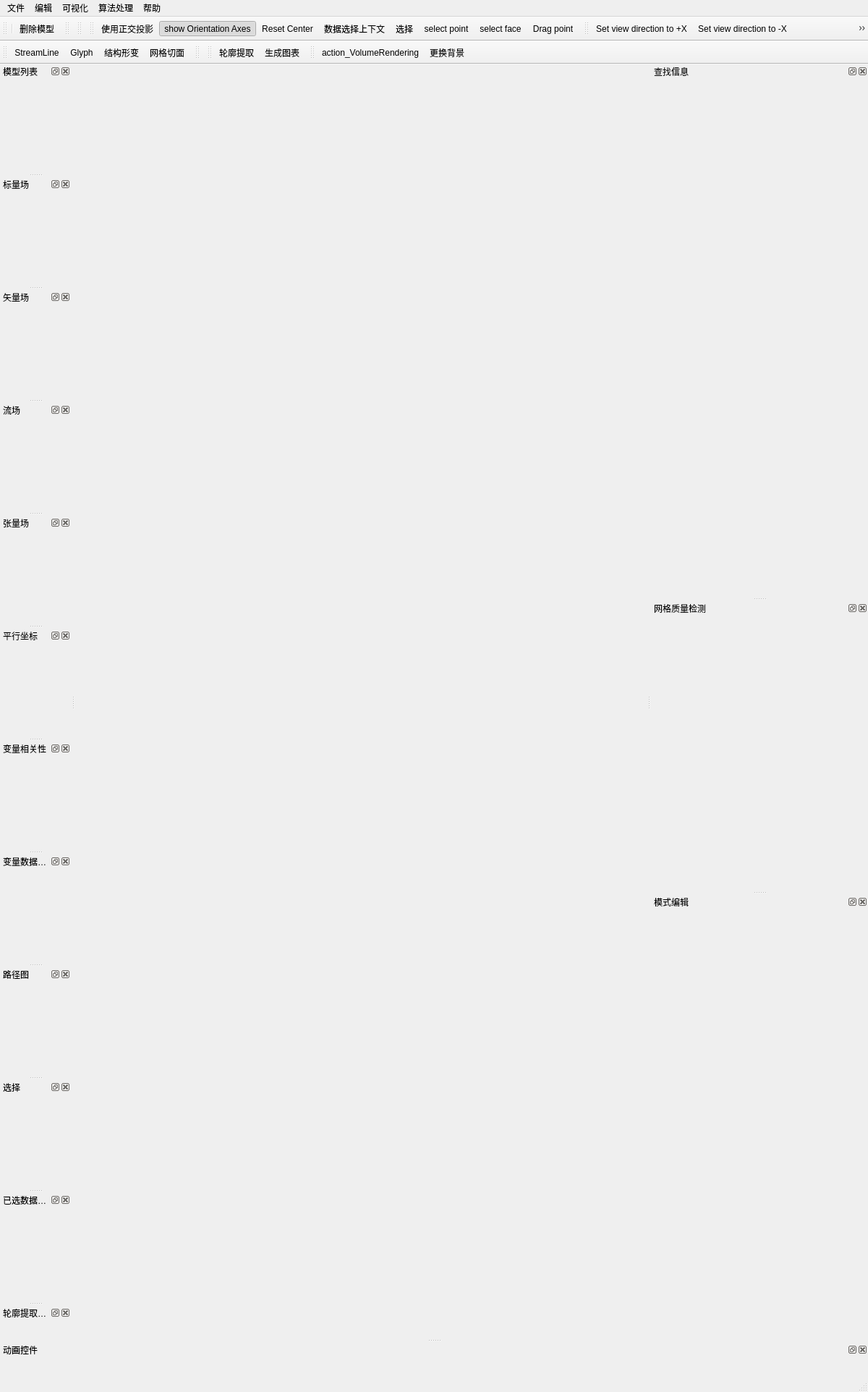
<?xml version="1.0" encoding="UTF-8"?>
<ui version="4.0">
 <class>MainWindow</class>
 <widget class="QMainWindow" name="MainWindow">
  <property name="geometry">
   <rect>
    <x>0</x>
    <y>0</y>
    <width>1200</width>
    <height>1906</height>
   </rect>
  </property>
  <property name="sizePolicy">
   <sizepolicy hsizetype="Preferred" vsizetype="Preferred">
    <horstretch>0</horstretch>
    <verstretch>0</verstretch>
   </sizepolicy>
  </property>
  <property name="windowTitle">
   <string>MainWindow</string>
  </property>
  <property name="windowIcon">
   <iconset resource="../iGameQtMainWindow.qrc">
    <normaloff>:/Ticon/Icons/iGameLogo.png</normaloff>:/Ticon/Icons/iGameLogo.png</iconset>
  </property>
  <property name="styleSheet">
   <string/>
  </property>
  <widget class="QWidget" name="centralwidget">
   <property name="minimumSize">
    <size>
     <width>185</width>
     <height>350</height>
    </size>
   </property>
   <layout class="QGridLayout" name="gridLayout">
    <item row="0" column="0">
     <widget class="QWidget" name="widget" native="true">
      <widget class="igQtColorBarWidget" name="widget_2" native="true">
       <property name="geometry">
        <rect>
         <x>160</x>
         <y>290</y>
         <width>120</width>
         <height>80</height>
        </rect>
       </property>
      </widget>
     </widget>
    </item>
   </layout>
  </widget>
  <widget class="QStatusBar" name="statusbar"/>
  <widget class="QMenuBar" name="menuBar">
   <property name="geometry">
    <rect>
     <x>0</x>
     <y>0</y>
     <width>1200</width>
     <height>26</height>
    </rect>
   </property>
   <widget class="QMenu" name="menu_file">
    <property name="title">
     <string>文件</string>
    </property>
    <widget class="QMenu" name="menu_RecentFiles">
     <property name="title">
      <string>最近文件</string>
     </property>
     <addaction name="action_TmpFile"/>
    </widget>
    <addaction name="action_LoadFile"/>
    <addaction name="menu_RecentFiles"/>
    <addaction name="separator"/>
    <addaction name="action_SaveMesh"/>
    <addaction name="action_SaveMeshAs"/>
    <addaction name="separator"/>
    <addaction name="separator"/>
    <addaction name="action_SaveScreenShot"/>
    <addaction name="action_SaveAnimation"/>
    <addaction name="separator"/>
    <addaction name="separator"/>
    <addaction name="separator"/>
    <addaction name="action_compress"/>
    <addaction name="separator"/>
    <addaction name="separator"/>
    <addaction name="action_SetThreadNum"/>
   </widget>
   <widget class="QMenu" name="menu_view">
    <property name="title">
     <string>可视化</string>
    </property>
    <widget class="QMenu" name="menu_Preview">
     <property name="title">
      <string>预览</string>
     </property>
     <addaction name="action_1280x720"/>
     <addaction name="action_1280x800"/>
     <addaction name="action_1280x1024"/>
     <addaction name="action_1600x900"/>
     <addaction name="action_1920x1080"/>
     <addaction name="action_3840x2160"/>
     <addaction name="separator"/>
     <addaction name="action_CustomView"/>
    </widget>
    <widget class="QMenu" name="menu_clip">
     <property name="title">
      <string>切割</string>
     </property>
     <addaction name="action_ResetClipping"/>
     <addaction name="separator"/>
     <addaction name="action_BoxClipping"/>
     <addaction name="action_PlaneClipping"/>
     <addaction name="action_BoxClipping_Better"/>
     <addaction name="action_PlaneClipping_Better"/>
    </widget>
    <widget class="QMenu" name="menu_DataAnalysis">
     <property name="title">
      <string>数据分析</string>
     </property>
     <addaction name="action_VariableCorrelation"/>
     <addaction name="action_VariableDensity"/>
     <addaction name="action_ParallelCoordinates"/>
     <addaction name="action_DataChange"/>
    </widget>
    <addaction name="action_Scalar"/>
    <addaction name="action_Vector"/>
    <addaction name="action_Tensor"/>
    <addaction name="action_StrucDeformation"/>
    <addaction name="action_FlowField"/>
    <addaction name="action_ExportAnimation"/>
    <addaction name="menu_DataAnalysis"/>
    <addaction name="action_QualityDetection"/>
    <addaction name="menu_clip"/>
    <addaction name="separator"/>
    <addaction name="separator"/>
    <addaction name="action_ColorMap"/>
    <addaction name="separator"/>
    <addaction name="menu_Preview"/>
    <addaction name="action_FullScreen"/>
   </widget>
   <widget class="QMenu" name="menu_filters">
    <property name="title">
     <string>算法处理</string>
    </property>
    <addaction name="action_EditMode"/>
    <addaction name="action_LaSmoothing"/>
    <addaction name="action_Simplification"/>
    <addaction name="action_Parameterization"/>
    <addaction name="action_Subdivision"/>
    <addaction name="action_Remeshing"/>
    <addaction name="action_Delaunay"/>
   </widget>
   <widget class="QMenu" name="menu_help">
    <property name="title">
     <string>帮助</string>
    </property>
    <addaction name="action_AiChat"/>
    <addaction name="separator"/>
    <addaction name="action_About"/>
    <addaction name="action_ContactUs"/>
   </widget>
   <widget class="QMenu" name="menu_edit">
    <property name="title">
     <string>编辑</string>
    </property>
    <widget class="QMenu" name="menu_ChangeEditModel">
     <property name="title">
      <string>模式选择</string>
     </property>
     <addaction name="action_ModelEdit"/>
     <addaction name="action_ModelView"/>
     <addaction name="action_ModelPick"/>
     <addaction name="action_ModelCut"/>
    </widget>
    <addaction name="menu_ChangeEditModel"/>
    <addaction name="action_SearchInfo"/>
    <addaction name="separator"/>
    <addaction name="separator"/>
    <addaction name="action_ClearInfomation"/>
    <addaction name="action_ResetView"/>
    <addaction name="action_ResetViewByBoundingBox"/>
    <addaction name="action_ResetBackground"/>
    <addaction name="separator"/>
    <addaction name="action_Settings"/>
    <addaction name="action_ResetSettings"/>
    <addaction name="separator"/>
    <addaction name="action_RenameWindow"/>
    <addaction name="action_FullWindow"/>
   </widget>
   <addaction name="menu_file"/>
   <addaction name="menu_edit"/>
   <addaction name="menu_view"/>
   <addaction name="menu_filters"/>
   <addaction name="menu_help"/>
  </widget>
  <widget class="QToolBar" name="toolBar_meshfile">
   <property name="windowTitle">
    <string>toolBar</string>
   </property>
   <property name="toolButtonStyle">
    <enum>Qt::ToolButtonIconOnly</enum>
   </property>
   <attribute name="toolBarArea">
    <enum>TopToolBarArea</enum>
   </attribute>
   <attribute name="toolBarBreak">
    <bool>false</bool>
   </attribute>
   <addaction name="separator"/>
   <addaction name="action_DeleteMesh"/>
  </widget>
  <widget class="QToolBar" name="toolBar_meshview">
   <property name="windowTitle">
    <string>toolBar_2</string>
   </property>
   <property name="layoutDirection">
    <enum>Qt::LeftToRight</enum>
   </property>
   <property name="toolButtonStyle">
    <enum>Qt::ToolButtonIconOnly</enum>
   </property>
   <attribute name="toolBarArea">
    <enum>TopToolBarArea</enum>
   </attribute>
   <attribute name="toolBarBreak">
    <bool>false</bool>
   </attribute>
  </widget>
  <widget class="QToolBar" name="toolBar_meshinfo">
   <property name="windowTitle">
    <string>toolBar_4</string>
   </property>
   <property name="toolButtonStyle">
    <enum>Qt::ToolButtonIconOnly</enum>
   </property>
   <attribute name="toolBarArea">
    <enum>TopToolBarArea</enum>
   </attribute>
   <attribute name="toolBarBreak">
    <bool>false</bool>
   </attribute>
  </widget>
  <widget class="QDockWidget" name="dockWidget_ModelList">
   <property name="minimumSize">
    <size>
     <width>98</width>
     <height>150</height>
    </size>
   </property>
   <property name="maximumSize">
    <size>
     <width>524287</width>
     <height>524287</height>
    </size>
   </property>
   <property name="allowedAreas">
    <set>Qt::NoDockWidgetArea</set>
   </property>
   <property name="windowTitle">
    <string>模型列表</string>
   </property>
   <attribute name="dockWidgetArea">
    <number>1</number>
   </attribute>
   <widget class="QWidget" name="dockWidgetContents_3">
    <property name="minimumSize">
     <size>
      <width>0</width>
      <height>0</height>
     </size>
    </property>
    <property name="maximumSize">
     <size>
      <width>16777215</width>
      <height>16777215</height>
     </size>
    </property>
    <widget class="igQtModelListView" name="modelTreeView">
     <property name="enabled">
      <bool>true</bool>
     </property>
     <property name="geometry">
      <rect>
       <x>9</x>
       <y>9</y>
       <width>0</width>
       <height>0</height>
      </rect>
     </property>
     <property name="sizePolicy">
      <sizepolicy hsizetype="Preferred" vsizetype="Preferred">
       <horstretch>0</horstretch>
       <verstretch>0</verstretch>
      </sizepolicy>
     </property>
     <property name="frameShape">
      <enum>QFrame::NoFrame</enum>
     </property>
     <property name="lineWidth">
      <number>1</number>
     </property>
     <property name="autoScrollMargin">
      <number>16</number>
     </property>
     <property name="showDropIndicator" stdset="0">
      <bool>true</bool>
     </property>
    </widget>
   </widget>
  </widget>
  <widget class="QToolBar" name="toolBar_2">
   <property name="windowTitle">
    <string>toolBar_2</string>
   </property>
   <property name="iconSize">
    <size>
     <width>40</width>
     <height>40</height>
    </size>
   </property>
   <attribute name="toolBarArea">
    <enum>TopToolBarArea</enum>
   </attribute>
   <attribute name="toolBarBreak">
    <bool>false</bool>
   </attribute>
   <addaction name="action_UseOrthographic"/>
   <addaction name="action_ShowOrientationAxes"/>
   <addaction name="action_ResetCameraView"/>
   <addaction name="action_ContextPreserving"/>
   <addaction name="action_SelectView"/>
   <addaction name="action_select_point"/>
   <addaction name="action_select_face"/>
   <addaction name="action_drag_point"/>
  </widget>
  <widget class="QToolBar" name="toolBar_4">
   <property name="windowTitle">
    <string>toolBar_4</string>
   </property>
   <property name="iconSize">
    <size>
     <width>40</width>
     <height>40</height>
    </size>
   </property>
   <attribute name="toolBarArea">
    <enum>TopToolBarArea</enum>
   </attribute>
   <attribute name="toolBarBreak">
    <bool>false</bool>
   </attribute>
   <addaction name="action_setViewToPositiveX"/>
   <addaction name="action_setViewToNegativeX"/>
   <addaction name="action_setViewToPositiveY"/>
   <addaction name="action_setViewToNegativeY"/>
   <addaction name="action_setViewToPositiveZ"/>
   <addaction name="action_setViewToNegativeZ"/>
   <addaction name="action_setViewToIsometric"/>
   <addaction name="action_rotateNinetyCounterClockwise"/>
   <addaction name="action_rotateNinetyClockwise"/>
   <addaction name="action_IsShowColorBar"/>
   <addaction name="action_ShowCenter"/>
   <addaction name="action_PickCenter"/>
  </widget>
  <widget class="QDockWidget" name="dockWidget_ScalarField">
   <property name="minimumSize">
    <size>
     <width>98</width>
     <height>150</height>
    </size>
   </property>
   <property name="allowedAreas">
    <set>Qt::NoDockWidgetArea</set>
   </property>
   <property name="windowTitle">
    <string>标量场</string>
   </property>
   <attribute name="dockWidgetArea">
    <number>1</number>
   </attribute>
   <widget class="igQtScalarViewWidget" name="widget_ScalarField"/>
  </widget>
  <widget class="QDockWidget" name="dockWidget_VectorField">
   <property name="minimumSize">
    <size>
     <width>98</width>
     <height>150</height>
    </size>
   </property>
   <property name="allowedAreas">
    <set>Qt::NoDockWidgetArea</set>
   </property>
   <property name="windowTitle">
    <string>矢量场</string>
   </property>
   <attribute name="dockWidgetArea">
    <number>1</number>
   </attribute>
   <widget class="igQtVectorWidget" name="widget_VectorField"/>
  </widget>
  <widget class="QDockWidget" name="dockWidget_FlowField">
   <property name="minimumSize">
    <size>
     <width>98</width>
     <height>150</height>
    </size>
   </property>
   <property name="allowedAreas">
    <set>Qt::NoDockWidgetArea</set>
   </property>
   <property name="windowTitle">
    <string>流场</string>
   </property>
   <attribute name="dockWidgetArea">
    <number>1</number>
   </attribute>
   <widget class="igQtStreamTracerWidget" name="widget_FlowField"/>
  </widget>
  <widget class="QDockWidget" name="dockWidget_TensorField">
   <property name="minimumSize">
    <size>
     <width>98</width>
     <height>150</height>
    </size>
   </property>
   <property name="allowedAreas">
    <set>Qt::NoDockWidgetArea</set>
   </property>
   <property name="windowTitle">
    <string>张量场</string>
   </property>
   <attribute name="dockWidgetArea">
    <number>1</number>
   </attribute>
   <widget class="igQtTensorWidget" name="widget_TensorField"/>
  </widget>
  <widget class="QDockWidget" name="dockWidget_ParallelCoordinatesField">
   <property name="minimumSize">
    <size>
     <width>98</width>
     <height>150</height>
    </size>
   </property>
   <property name="allowedAreas">
    <set>Qt::NoDockWidgetArea</set>
   </property>
   <property name="windowTitle">
    <string>平行坐标</string>
   </property>
   <attribute name="dockWidgetArea">
    <number>1</number>
   </attribute>
   <widget class="igQtParallelCoordinatesWidget" name="widget_ParallelCoordinatesField"/>
  </widget>
  <widget class="QDockWidget" name="dockWidget_VariableCorrelationField">
   <property name="minimumSize">
    <size>
     <width>98</width>
     <height>150</height>
    </size>
   </property>
   <property name="allowedAreas">
    <set>Qt::NoDockWidgetArea</set>
   </property>
   <property name="windowTitle">
    <string>变量相关性</string>
   </property>
   <attribute name="dockWidgetArea">
    <number>1</number>
   </attribute>
   <widget class="igQtVariableCorrelationWidget" name="widget_VariableCorrelationField"/>
  </widget>
  <widget class="QDockWidget" name="dockWidget_VariableDensityField">
   <property name="minimumSize">
    <size>
     <width>98</width>
     <height>150</height>
    </size>
   </property>
   <property name="allowedAreas">
    <set>Qt::NoDockWidgetArea</set>
   </property>
   <property name="windowTitle">
    <string>变量数据密度</string>
   </property>
   <attribute name="dockWidgetArea">
    <number>1</number>
   </attribute>
   <widget class="igQtVariableDensityWidget" name="widget_VariableDensityField"/>
  </widget>
  <widget class="QDockWidget" name="dockWidget_DataChangeField">
   <property name="minimumSize">
    <size>
     <width>98</width>
     <height>150</height>
    </size>
   </property>
   <property name="allowedAreas">
    <set>Qt::NoDockWidgetArea</set>
   </property>
   <property name="windowTitle">
    <string>路径图</string>
   </property>
   <attribute name="dockWidgetArea">
    <number>1</number>
   </attribute>
   <widget class="igQtDataChangeWidget" name="widget_DataChangeField"/>
  </widget>
  <widget class="QDockWidget" name="dockWidget_SelectionField">
   <property name="minimumSize">
    <size>
     <width>98</width>
     <height>150</height>
    </size>
   </property>
   <property name="allowedAreas">
    <set>Qt::NoDockWidgetArea</set>
   </property>
   <property name="windowTitle">
    <string>选择</string>
   </property>
   <attribute name="dockWidgetArea">
    <number>1</number>
   </attribute>
   <widget class="igQtSelectionWidget" name="widget_SelectionField"/>
  </widget>
  <widget class="QDockWidget" name="dockWidget_ContextPreservingShowField">
   <property name="minimumSize">
    <size>
     <width>98</width>
     <height>150</height>
    </size>
   </property>
   <property name="allowedAreas">
    <set>Qt::NoDockWidgetArea</set>
   </property>
   <property name="windowTitle">
    <string>已选数据的上下文保持显示</string>
   </property>
   <attribute name="dockWidgetArea">
    <number>1</number>
   </attribute>
   <widget class="igQtContextPreservingShowWidget" name="widget_ContextPreservingShowField"/>
  </widget>
  <widget class="QDockWidget" name="dockWidget_SearchInfo">
   <property name="minimumSize">
    <size>
     <width>200</width>
     <height>300</height>
    </size>
   </property>
   <property name="windowTitle">
    <string>查找信息</string>
   </property>
   <attribute name="dockWidgetArea">
    <number>2</number>
   </attribute>
   <widget class="igQtSearchInfoWidget" name="widget_SearchInfo"/>
  </widget>
  <widget class="QDockWidget" name="dockWidget_Animation">
   <property name="minimumSize">
    <size>
     <width>107</width>
     <height>46</height>
    </size>
   </property>
   <property name="allowedAreas">
    <set>Qt::NoDockWidgetArea</set>
   </property>
   <property name="windowTitle">
    <string>动画控件</string>
   </property>
   <attribute name="dockWidgetArea">
    <number>8</number>
   </attribute>
   <widget class="igQtAnimationWidget" name="widget_Animation"/>
  </widget>
  <widget class="QDockWidget" name="dockWidget_QualityDetection">
   <property name="minimumSize">
    <size>
     <width>300</width>
     <height>250</height>
    </size>
   </property>
   <property name="maximumSize">
    <size>
     <width>400</width>
     <height>400</height>
    </size>
   </property>
   <property name="windowTitle">
    <string>网格质量检测</string>
   </property>
   <attribute name="dockWidgetArea">
    <number>2</number>
   </attribute>
   <widget class="igQtQualityDetectionWidget" name="widget_QualityDetection"/>
  </widget>
  <widget class="QDockWidget" name="dockWidget_EditMode">
   <property name="sizePolicy">
    <sizepolicy hsizetype="Preferred" vsizetype="Preferred">
     <horstretch>0</horstretch>
     <verstretch>0</verstretch>
    </sizepolicy>
   </property>
   <property name="minimumSize">
    <size>
     <width>150</width>
     <height>250</height>
    </size>
   </property>
   <property name="windowTitle">
    <string>模式编辑</string>
   </property>
   <attribute name="dockWidgetArea">
    <number>2</number>
   </attribute>
   <widget class="igQtEditModeWidget" name="widget_EditMode"/>
  </widget>
  <widget class="QToolBar" name="toolBar_3">
   <property name="windowTitle">
    <string>toolBar_3</string>
   </property>
   <attribute name="toolBarArea">
    <enum>TopToolBarArea</enum>
   </attribute>
   <attribute name="toolBarBreak">
    <bool>true</bool>
   </attribute>
   <addaction name="action_FlowField_2"/>
   <addaction name="action_Glyph"/>
   <addaction name="action_deformation"/>
   <addaction name="action_slice"/>
  </widget>
  <widget class="QToolBar" name="toolBar_attribute_view_dim">
   <property name="windowTitle">
    <string>toolBar_attribute_view_dim</string>
   </property>
   <attribute name="toolBarArea">
    <enum>TopToolBarArea</enum>
   </attribute>
   <attribute name="toolBarBreak">
    <bool>false</bool>
   </attribute>
  </widget>
  <widget class="QToolBar" name="toolBar_attribute_view_index">
   <property name="windowTitle">
    <string>toolBar_attribute_view_index</string>
   </property>
   <attribute name="toolBarArea">
    <enum>TopToolBarArea</enum>
   </attribute>
   <attribute name="toolBarBreak">
    <bool>false</bool>
   </attribute>
   <addaction name="action_ContourExtract"/>
   <addaction name="action_GenerateChart"/>
  </widget>
  <widget class="QToolBar" name="toolBar">
   <property name="windowTitle">
    <string>toolBar</string>
   </property>
   <property name="iconSize">
    <size>
     <width>40</width>
     <height>40</height>
    </size>
   </property>
   <attribute name="toolBarArea">
    <enum>TopToolBarArea</enum>
   </attribute>
   <attribute name="toolBarBreak">
    <bool>false</bool>
   </attribute>
   <addaction name="action_VolumeRendering"/>
   <addaction name="action_ChangeBackground"/>
  </widget>
  <widget class="QDockWidget" name="dockWidget_ContourExtract">
   <property name="minimumSize">
    <size>
     <width>98</width>
     <height>45</height>
    </size>
   </property>
   <property name="windowTitle">
    <string>轮廓提取（等值线/等值面）</string>
   </property>
   <attribute name="dockWidgetArea">
    <number>1</number>
   </attribute>
   <widget class="igQtContourExtractWidget" name="widget_ContourExtract"/>
  </widget>
  <action name="action_SaveMesh">
   <property name="icon">
    <iconset>
     <normaloff>:Ticon/Icons/SaveFile.png</normaloff>:Ticon/Icons/SaveFile.png</iconset>
   </property>
   <property name="text">
    <string>保存网格</string>
   </property>
  </action>
  <action name="action_Scalar">
   <property name="text">
    <string>标量场</string>
   </property>
  </action>
  <action name="action_Vector">
   <property name="text">
    <string>矢量场</string>
   </property>
  </action>
  <action name="action_QualityDetection">
   <property name="text">
    <string>网格质量检测</string>
   </property>
  </action>
  <action name="action_LoadFile">
   <property name="icon">
    <iconset>
     <normaloff>:/Ticon/Icons/Open.png</normaloff>:/Ticon/Icons/Open.png</iconset>
   </property>
   <property name="text">
    <string>打开文件</string>
   </property>
   <property name="toolTip">
    <string>打开文件</string>
   </property>
  </action>
  <action name="action_ClearInfomation">
   <property name="icon">
    <iconset>
     <normaloff>:Ticon/Icons/clear.png</normaloff>:Ticon/Icons/clear.png</iconset>
   </property>
   <property name="text">
    <string>清除绘制信息</string>
   </property>
  </action>
  <action name="action_DeleteMesh">
   <property name="icon">
    <iconset resource="../iGameQtMainWindow.qrc">
     <normaloff>:/Ticon/Icons/Delete.png</normaloff>:/Ticon/Icons/Delete.png</iconset>
   </property>
   <property name="text">
    <string>删除模型</string>
   </property>
  </action>
  <action name="action_ResetView">
   <property name="text">
    <string>重置视角</string>
   </property>
   <property name="toolTip">
    <string>action_ResetView</string>
   </property>
   <property name="menuRole">
    <enum>QAction::NoRole</enum>
   </property>
  </action>
  <action name="action_ResetViewByBoundingBox">
   <property name="text">
    <string>包围框视角</string>
   </property>
   <property name="toolTip">
    <string>action_ResetViewByBoundingBox</string>
   </property>
   <property name="menuRole">
    <enum>QAction::NoRole</enum>
   </property>
  </action>
  <action name="action_StrucDeformation">
   <property name="text">
    <string>结构形变</string>
   </property>
  </action>
  <action name="action_EditMode">
   <property name="text">
    <string>模式编辑</string>
   </property>
  </action>
  <action name="action_AiChat">
   <property name="text">
    <string>AI聊天助手</string>
   </property>
   <property name="toolTip">
    <string>打开AI聊天助手</string>
   </property>
  </action>
  <action name="action_About">
   <property name="text">
    <string>关于iGameVis</string>
   </property>
  </action>
  <action name="action_rotateNinetyCounterClockwise">
   <property name="icon">
    <iconset resource="../iGameQtMainWindow.qrc">
     <normaloff>:/Ticon/Icons/zuoxuanzhuan90du.png</normaloff>:/Ticon/Icons/zuoxuanzhuan90du.png</iconset>
   </property>
   <property name="text">
    <string>逆时针旋转90°</string>
   </property>
   <property name="toolTip">
    <string>逆时针旋转90°</string>
   </property>
  </action>
  <action name="action_rotateNinetyClockwise">
   <property name="icon">
    <iconset resource="../iGameQtMainWindow.qrc">
     <normaloff>:/Ticon/Icons/youxuanzhuan90du.png</normaloff>:/Ticon/Icons/youxuanzhuan90du.png</iconset>
   </property>
   <property name="text">
    <string>顺时针旋转90°</string>
   </property>
   <property name="toolTip">
    <string>顺时针旋转90°</string>
   </property>
  </action>
  <action name="action_setViewToPositiveX">
   <property name="icon">
    <iconset resource="../iGameQtMainWindow.qrc">
     <normaloff>:/Ticon/Icons/+X.png</normaloff>:/Ticon/Icons/+X.png</iconset>
   </property>
   <property name="text">
    <string>Set view direction to +X</string>
   </property>
   <property name="toolTip">
    <string>Set view direction to +X</string>
   </property>
  </action>
  <action name="action_setViewToNegativeX">
   <property name="icon">
    <iconset resource="../iGameQtMainWindow.qrc">
     <normaloff>:/Ticon/Icons/-X.png</normaloff>:/Ticon/Icons/-X.png</iconset>
   </property>
   <property name="text">
    <string>Set view direction to -X</string>
   </property>
   <property name="toolTip">
    <string>Set view direction to -X</string>
   </property>
  </action>
  <action name="action_setViewToPositiveY">
   <property name="icon">
    <iconset resource="../iGameQtMainWindow.qrc">
     <normaloff>:/Ticon/Icons/+Y.png</normaloff>:/Ticon/Icons/+Y.png</iconset>
   </property>
   <property name="text">
    <string>Set view direction to +Y</string>
   </property>
   <property name="toolTip">
    <string>Set view direction to +Y</string>
   </property>
  </action>
  <action name="action_setViewToNegativeY">
   <property name="icon">
    <iconset resource="../iGameQtMainWindow.qrc">
     <normaloff>:/Ticon/Icons/-Y.png</normaloff>:/Ticon/Icons/-Y.png</iconset>
   </property>
   <property name="text">
    <string>Set view direction to -Y</string>
   </property>
   <property name="toolTip">
    <string>Set view direction to -Y</string>
   </property>
  </action>
  <action name="action_setViewToPositiveZ">
   <property name="icon">
    <iconset resource="../iGameQtMainWindow.qrc">
     <normaloff>:/Ticon/Icons/+Z.png</normaloff>:/Ticon/Icons/+Z.png</iconset>
   </property>
   <property name="text">
    <string>Set view direction to +Z</string>
   </property>
   <property name="toolTip">
    <string>Set view direction to +Z</string>
   </property>
  </action>
  <action name="action_setViewToNegativeZ">
   <property name="icon">
    <iconset resource="../iGameQtMainWindow.qrc">
     <normaloff>:/Ticon/Icons/-Z.png</normaloff>:/Ticon/Icons/-Z.png</iconset>
   </property>
   <property name="text">
    <string>Set view direction to -Z</string>
   </property>
   <property name="toolTip">
    <string>Set view direction to -Z</string>
   </property>
  </action>
  <action name="action_ShowCenter">
   <property name="checkable">
    <bool>true</bool>
   </property>
   <property name="icon">
    <iconset resource="../iGameQtMainWindow.qrc">
     <normaloff>:/Ticon/Icons/ShowCenterAxes.png</normaloff>:/Ticon/Icons/ShowCenterAxes.png</iconset>
   </property>
   <property name="text">
    <string>Show Center</string>
   </property>
   <property name="toolTip">
    <string>Show Center</string>
   </property>
  </action>
  <action name="action_ResetCameraView">
   <property name="icon">
    <iconset resource="../iGameQtMainWindow.qrc">
     <normaloff>:/Ticon/Icons/ResetCenter.png</normaloff>:/Ticon/Icons/ResetCenter.png</iconset>
   </property>
   <property name="text">
    <string>Reset Center</string>
   </property>
   <property name="toolTip">
    <string>Reset Camera View</string>
   </property>
  </action>
  <action name="action_setViewToIsometric">
   <property name="icon">
    <iconset resource="../iGameQtMainWindow.qrc">
     <normaloff>:/Ticon/Icons/IsometricView.png</normaloff>:/Ticon/Icons/IsometricView.png</iconset>
   </property>
   <property name="text">
    <string>Apply Isometric View</string>
   </property>
   <property name="toolTip">
    <string>Apply Isometric View</string>
   </property>
  </action>
  <action name="action_PickCenter">
   <property name="checkable">
    <bool>true</bool>
   </property>
   <property name="icon">
    <iconset resource="../iGameQtMainWindow.qrc">
     <normaloff>:/Ticon/Icons/PickCenter.png</normaloff>:/Ticon/Icons/PickCenter.png</iconset>
   </property>
   <property name="text">
    <string>Pick Center</string>
   </property>
   <property name="toolTip">
    <string>Pick Center</string>
   </property>
   <property name="visible">
    <bool>true</bool>
   </property>
  </action>
  <action name="action_ShowOrientationAxes">
   <property name="checkable">
    <bool>true</bool>
   </property>
   <property name="checked">
    <bool>true</bool>
   </property>
   <property name="icon">
    <iconset resource="../iGameQtMainWindow.qrc">
     <normaloff>:/Ticon/Icons/ShowOrientationAxes.png</normaloff>:/Ticon/Icons/ShowOrientationAxes.png</iconset>
   </property>
   <property name="text">
    <string>show Orientation Axes</string>
   </property>
   <property name="toolTip">
    <string>show Orientation Axes</string>
   </property>
  </action>
  <action name="action_SaveScreenShot">
   <property name="icon">
    <iconset>
     <normaloff>:Ticon/Icons/ScreenShot.png</normaloff>:Ticon/Icons/ScreenShot.png</iconset>
   </property>
   <property name="text">
    <string>保存截屏</string>
   </property>
  </action>
  <action name="action_ExportScene">
   <property name="text">
    <string>导入场景</string>
   </property>
  </action>
  <action name="actionExportAnimatedScene">
   <property name="text">
    <string>导入动画场景</string>
   </property>
  </action>
  <action name="action_SaveExtracts">
   <property name="text">
    <string>保存提取</string>
   </property>
  </action>
  <action name="actionGeometry">
   <property name="text">
    <string>保存几何</string>
   </property>
  </action>
  <action name="action_SaveAnimation">
   <property name="icon">
    <iconset>
     <normaloff>:Ticon/Icons/animation_save_vcr.png</normaloff>:Ticon/Icons/animation_save_vcr.png</iconset>
   </property>
   <property name="text">
    <string>保存动画</string>
   </property>
  </action>
  <action name="action_Tensor">
   <property name="text">
    <string>张量场</string>
   </property>
  </action>
  <action name="action_ParallelCoordinates">
   <property name="text">
    <string>平行坐标</string>
   </property>
  </action>
  <action name="action_VariableCorrelation">
   <property name="text">
    <string>变量相关性</string>
   </property>
  </action>
  <action name="action_VariableDensity">
   <property name="text">
    <string>变量数据密度</string>
   </property>
  </action>
  <action name="action_DataChange">
   <property name="text">
    <string>路径图</string>
   </property>
  </action>
  <action name="action_FlowField">
   <property name="text">
    <string>时序流场</string>
   </property>
  </action>
  <action name="action_ExportAnimation">
   <property name="text">
    <string>动画输出可视化</string>
   </property>
  </action>
  <action name="action_RenameWindow">
   <property name="text">
    <string>重命名窗口</string>
   </property>
  </action>
  <action name="action_Settings">
   <property name="text">
    <string>设置</string>
   </property>
  </action>
  <action name="action_ResetSettings">
   <property name="text">
    <string>初始化设置</string>
   </property>
  </action>
  <action name="action_ModelEdit">
   <property name="text">
    <string>编辑模式</string>
   </property>
  </action>
  <action name="action_ModelView">
   <property name="text">
    <string>观察模式</string>
   </property>
  </action>
  <action name="action_ModelPick">
   <property name="text">
    <string>点选模式</string>
   </property>
  </action>
  <action name="action_ModelCut">
   <property name="text">
    <string>切割模式</string>
   </property>
  </action>
  <action name="action_ColorMap">
   <property name="text">
    <string>颜色表</string>
   </property>
  </action>
  <action name="action_FullScreen">
   <property name="text">
    <string>全屏</string>
   </property>
  </action>
  <action name="action_1280x720">
   <property name="text">
    <string>1280 x 720(HD)</string>
   </property>
  </action>
  <action name="action_1280x800">
   <property name="text">
    <string>1280 x 800(WXGA)</string>
   </property>
  </action>
  <action name="action_1280x1024">
   <property name="text">
    <string>1280 x 1024(SXGA)</string>
   </property>
  </action>
  <action name="action_1600x900">
   <property name="text">
    <string>1600 x 900(HD+)</string>
   </property>
  </action>
  <action name="action_1920x1080">
   <property name="text">
    <string>1920 x 1080(FHD)</string>
   </property>
  </action>
  <action name="action_3840x2160">
   <property name="text">
    <string>3840 x 2160(4K UHD)</string>
   </property>
  </action>
  <action name="action_CustomView">
   <property name="text">
    <string>自定义</string>
   </property>
  </action>
  <action name="action_FullWindow">
   <property name="text">
    <string>窗口全屏</string>
   </property>
  </action>
  <action name="action_Simplification">
   <property name="text">
    <string>网格简化</string>
   </property>
  </action>
  <action name="action_Parameterization">
   <property name="text">
    <string>网格参数化</string>
   </property>
  </action>
  <action name="action_Subdivision">
   <property name="text">
    <string>网格细分</string>
   </property>
  </action>
  <action name="action_Remeshing">
   <property name="text">
    <string>网格重构</string>
   </property>
  </action>
  <action name="action_Delaunay">
   <property name="text">
    <string>Delaunay三角化</string>
   </property>
  </action>
  <action name="action_ContactUs">
   <property name="text">
    <string>联系我们</string>
   </property>
  </action>
  <action name="action_ChangeBackground">
   <property name="icon">
    <iconset resource="../iGameQtMainWindow.qrc">
     <normaloff>:/Ticon/Icons/BackGround.png</normaloff>:/Ticon/Icons/BackGround.png</iconset>
   </property>
   <property name="text">
    <string>更换背景</string>
   </property>
   <property name="toolTip">
    <string>更换背景</string>
   </property>
  </action>
  <action name="action_ResetBackground">
   <property name="text">
    <string>背景重置</string>
   </property>
   <property name="toolTip">
    <string>背景重置</string>
   </property>
  </action>
  <action name="action_FlowField_2">
   <property name="checkable">
    <bool>false</bool>
   </property>
   <property name="icon">
    <iconset resource="../iGameQtMainWindow.qrc">
     <normaloff>:/Ticon/Icons/StreamTracer.png</normaloff>:/Ticon/Icons/StreamTracer.png</iconset>
   </property>
   <property name="text">
    <string>StreamLine</string>
   </property>
   <property name="toolTip">
    <string>StreamLine</string>
   </property>
  </action>
  <action name="action_Glyph">
   <property name="icon">
    <iconset resource="../iGameQtMainWindow.qrc">
     <normaloff>:/Ticon/Icons/Glyph.png</normaloff>:/Ticon/Icons/Glyph.png</iconset>
   </property>
   <property name="text">
    <string>Glyph</string>
   </property>
   <property name="toolTip">
    <string>Glyph</string>
   </property>
  </action>
  <action name="action_SearchInfo">
   <property name="text">
    <string>查找信息</string>
   </property>
  </action>
  <action name="action_SaveMeshAs">
   <property name="text">
    <string>另存为</string>
   </property>
  </action>
  <action name="action_TmpFile">
   <property name="text">
    <string/>
   </property>
  </action>
  <action name="action_SaveVolumemesh">
   <property name="text">
    <string>体网格</string>
   </property>
  </action>
  <action name="action_IsShowColorBar">
   <property name="icon">
    <iconset resource="../iGameQtMainWindow.qrc">
     <normaloff>:/Ticon/Icons/ScalarBar.png</normaloff>:/Ticon/Icons/ScalarBar.png</iconset>
   </property>
   <property name="text">
    <string>show/hide colorbar</string>
   </property>
   <property name="toolTip">
    <string>show/hide colorbar</string>
   </property>
  </action>
  <action name="action_LaSmoothing">
   <property name="text">
    <string>网格光顺</string>
   </property>
  </action>
  <action name="action_TetSimplification">
   <property name="text">
    <string>四面体简化</string>
   </property>
  </action>
  <action name="action_select_point">
   <property name="checkable">
    <bool>true</bool>
   </property>
   <property name="icon">
    <iconset resource="../iGameQtMainWindow.qrc">
     <normaloff>:/Ticon/Icons/select/select_vertex_geodesic.png</normaloff>:/Ticon/Icons/select/select_vertex_geodesic.png</iconset>
   </property>
   <property name="text">
    <string>select point</string>
   </property>
   <property name="toolTip">
    <string>select point</string>
   </property>
  </action>
  <action name="action_select_face">
   <property name="checkable">
    <bool>true</bool>
   </property>
   <property name="icon">
    <iconset resource="../iGameQtMainWindow.qrc">
     <normaloff>:/Ticon/Icons/select/select_face.png</normaloff>:/Ticon/Icons/select/select_face.png</iconset>
   </property>
   <property name="text">
    <string>select face</string>
   </property>
   <property name="toolTip">
    <string>select face</string>
   </property>
  </action>
  <action name="action_drag_point">
   <property name="checkable">
    <bool>true</bool>
   </property>
   <property name="icon">
    <iconset>
     <normalon>:/Ticon/Icons/select/DragPoint.png</normalon>
    </iconset>
   </property>
   <property name="text">
    <string>Drag point</string>
   </property>
   <property name="toolTip">
    <string>Drag point</string>
   </property>
  </action>
  <action name="action_BoxClipping">
   <property name="text">
    <string>盒子切割</string>
   </property>
  </action>
  <action name="action_PlaneClipping">
   <property name="text">
    <string>平面切割</string>
   </property>
  </action>
  <action name="action_ResetClipping">
   <property name="text">
    <string>重置</string>
   </property>
  </action>
  <action name="action_PlaneClipping_Better">
   <property name="text">
    <string>平面切割（美观）</string>
   </property>
  </action>
  <action name="action_BoxClipping_Better">
   <property name="text">
    <string>盒子切割（美观）</string>
   </property>
  </action>
  <action name="action_UseOrthographic">
   <property name="checkable">
    <bool>true</bool>
   </property>
   <property name="icon">
    <iconset resource="../iGameQtMainWindow.qrc">
     <normaloff>:/Ticon/Icons/orthographic.png</normaloff>:/Ticon/Icons/orthographic.png</iconset>
   </property>
   <property name="text">
    <string>使用正交投影</string>
   </property>
   <property name="toolTip">
    <string>使用正交投影</string>
   </property>
   <property name="menuRole">
    <enum>QAction::NoRole</enum>
   </property>
  </action>
  <action name="action_slice">
   <property name="checkable">
    <bool>false</bool>
   </property>
   <property name="icon">
    <iconset resource="../iGameQtMainWindow.qrc">
     <normaloff>:/Ticon/Icons/Slice.png</normaloff>:/Ticon/Icons/Slice.png</iconset>
   </property>
   <property name="text">
    <string>网格切面</string>
   </property>
   <property name="toolTip">
    <string>网格切面</string>
   </property>
  </action>
  <action name="action_deformation">
   <property name="checkable">
    <bool>true</bool>
   </property>
   <property name="icon">
    <iconset resource="../iGameQtMainWindow.qrc">
     <normaloff>:/Ticon/Icons/Deformation.png</normaloff>:/Ticon/Icons/Deformation.png</iconset>
   </property>
   <property name="text">
    <string>结构形变</string>
   </property>
   <property name="toolTip">
    <string>结构形变</string>
   </property>
  </action>
  <action name="action_ContourExtract">
   <property name="checkable">
    <bool>false</bool>
   </property>
   <property name="icon">
    <iconset resource="../iGameQtMainWindow.qrc">
     <normaloff>:/Ticon/Icons/Contourline.png</normaloff>:/Ticon/Icons/Contourline.png</iconset>
   </property>
   <property name="text">
    <string>轮廓提取</string>
   </property>
   <property name="toolTip">
    <string>轮廓提取</string>
   </property>
  </action>
  <action name="action_GenerateChart">
   <property name="checkable">
    <bool>false</bool>
   </property>
   <property name="icon">
    <iconset resource="../iGameQtMainWindow.qrc">
     <normaloff>:/Ticon/Icons/Chart.png</normaloff>:/Ticon/Icons/Chart.png</iconset>
   </property>
   <property name="text">
    <string>生成图表</string>
   </property>
   <property name="toolTip">
    <string>生成图表</string>
   </property>
  </action>
  <action name="action_compress">
   <property name="text">
    <string>压缩</string>
   </property>
  </action>
  <action name="action_uncompress">
   <property name="text">
    <string>解压缩</string>
   </property>
  </action>
  <action name="action_VolumeRendering">
   <property name="checkable">
    <bool>true</bool>
   </property>
   <property name="icon">
    <iconset resource="../iGameQtMainWindow.qrc">
     <normaloff>:/Ticon/Icons/VolumeRendering.png</normaloff>:/Ticon/Icons/VolumeRendering.png</iconset>
   </property>
   <property name="text">
    <string>action_VolumeRendering</string>
   </property>
   <property name="toolTip">
    <string>启用体绘制</string>
   </property>
  </action>
  <action name="action_SetThreadNum">
   <property name="text">
    <string>线程数设置</string>
   </property>
  </action>
  <action name="action_SelectView">
   <property name="checkable">
    <bool>true</bool>
   </property>
   <property name="icon">
    <iconset resource="../iGameQtMainWindow.qrc">
     <normaloff>:/Ticon/Icons/select/selectView.png</normaloff>:/Ticon/Icons/select/selectView.png</iconset>
   </property>
   <property name="text">
    <string>选择</string>
   </property>
   <property name="toolTip">
    <string>点、面/体选择</string>
   </property>
  </action>
  <action name="action_ContextPreserving">
   <property name="checkable">
    <bool>true</bool>
   </property>
   <property name="icon">
    <iconset resource="../iGameQtMainWindow.qrc">
     <normaloff>:/Ticon/Icons/select/ContextPreservingAction.png</normaloff>:/Ticon/Icons/select/ContextPreservingAction.png</iconset>
   </property>
   <property name="text">
    <string>数据选择上下文</string>
   </property>
   <property name="toolTip">
    <string>显示已选数据与未选数据上下文</string>
   </property>
  </action>
 </widget>
 <customwidgets>
  <customwidget>
   <class>igQtAnimationWidget</class>
   <extends>QWidget</extends>
   <header>IQWidgets/igQtAnimationWidget.h</header>
   <container>1</container>
  </customwidget>
  <customwidget>
   <class>igQtModelListView</class>
   <extends>QTreeView</extends>
   <header>IQComponents/igQtModelListView.h</header>
  </customwidget>
  <customwidget>
   <class>igQtScalarViewWidget</class>
   <extends>QWidget</extends>
   <header>IQWidgets/igQtScalarViewWidget.h</header>
   <container>1</container>
  </customwidget>
  <customwidget>
   <class>igQtQualityDetectionWidget</class>
   <extends>QWidget</extends>
   <header>IQWidgets/igQtQualityDetectionWidget.h</header>
   <container>1</container>
  </customwidget>
  <customwidget>
   <class>igQtEditModeWidget</class>
   <extends>QWidget</extends>
   <header>IQWidgets/igQtEditModeWidget.h</header>
   <container>1</container>
  </customwidget>
  <customwidget>
   <class>igQtColorBarWidget</class>
   <extends>QWidget</extends>
   <header>IQWidgets/igQtColorBarWidget.h</header>
   <container>1</container>
  </customwidget>
  <customwidget>
   <class>igQtSearchInfoWidget</class>
   <extends>QWidget</extends>
   <header>IQWidgets/igQtSearchInfoWidget.h</header>
   <container>1</container>
  </customwidget>
  <customwidget>
   <class>igQtStreamTracerWidget</class>
   <extends>QWidget</extends>
   <header>IQWidgets/igQtStreamTracerWidget.h</header>
   <container>1</container>
  </customwidget>
  <customwidget>
   <class>igQtVectorWidget</class>
   <extends>QWidget</extends>
   <header>IQWidgets/igQtVectorWidget.h</header>
   <container>1</container>
  </customwidget>
  <customwidget>
   <class>igQtTensorWidget</class>
   <extends>QWidget</extends>
   <header>IQWidgets/igQtTensorWidget.h</header>
   <container>1</container>
  </customwidget>
  <customwidget>
   <class>igQtParallelCoordinatesWidget</class>
   <extends>QWidget</extends>
   <header>IQWidgets/igQtParallelCoordinatesWidget.h</header>
   <container>1</container>
  </customwidget>
  <customwidget>
   <class>igQtVariableCorrelationWidget</class>
   <extends>QWidget</extends>
   <header>IQWidgets/igQtVariableCorrelationWidget.h</header>
   <container>1</container>
  </customwidget>
  <customwidget>
   <class>igQtVariableDensityWidget</class>
   <extends>QWidget</extends>
   <header>IQWidgets/igQtVariableDensityWidget.h</header>
   <container>1</container>
  </customwidget>
  <customwidget>
   <class>igQtDataChangeWidget</class>
   <extends>QWidget</extends>
   <header>IQWidgets/igQtDataChangeWidget.h</header>
   <container>1</container>
  </customwidget>
  <customwidget>
   <class>igQtContourExtractWidget</class>
   <extends>QWidget</extends>
   <header>IQWidgets/igQtContourExtractWidget.h</header>
   <container>1</container>
  </customwidget>
  <customwidget>
   <class>igQtSelectionWidget</class>
   <extends>QWidget</extends>
   <header>IQWidgets/igQtSelectionWidget.h</header>
   <container>1</container>
  </customwidget>
  <customwidget>
   <class>igQtContextPreservingShowWidget</class>
   <extends>QWidget</extends>
   <header>IQWidgets/igQtContextPreservingShowWidget.h</header>
   <container>1</container>
  </customwidget>
 </customwidgets>
 <resources>
  <include location="../iGameQtMainWindow.qrc"/>
 </resources>
 <connections/>
</ui>
